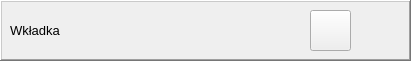
  <widget class="QFrame" name="frame_11">
   <property name="geometry">
    <rect>
     <x>10</x>
     <y>360</y>
     <width>411</width>
     <height>61</height>
    </rect>
   </property>
   <property name="frameShape">
    <enum>QFrame::WinPanel</enum>
   </property>
   <property name="frameShadow">
    <enum>QFrame::Raised</enum>
   </property>
   <widget class="QLabel" name="labelWkladka">
    <property name="geometry">
     <rect>
      <x>110</x>
      <y>10</y>
      <width>181</width>
      <height>41</height>
     </rect>
    </property>
    <property name="minimumSize">
     <size>
      <width>0</width>
      <height>31</height>
     </size>
    </property>
    <property name="font">
     <font>
      <family>MS Shell Dlg 2</family>
      <pointsize>10</pointsize>
      <weight>75</weight>
      <bold>true</bold>
     </font>
    </property>
    <property name="styleSheet">
     <string notr="true"/>
    </property>
    <property name="text">
     <string/>
    </property>
    <property name="scaledContents">
     <bool>true</bool>
    </property>
    <property name="alignment">
     <set>Qt::AlignLeading|Qt::AlignLeft|Qt::AlignVCenter</set>
    </property>
   </widget>
   <widget class="QPushButton" name="pushButton_19">
    <property name="geometry">
     <rect>
      <x>310</x>
      <y>10</y>
      <width>41</width>
      <height>41</height>
     </rect>
    </property>
    <property name="sizePolicy">
     <sizepolicy hsizetype="Fixed" vsizetype="Minimum">
      <horstretch>0</horstretch>
      <verstretch>0</verstretch>
     </sizepolicy>
    </property>
    <property name="font">
     <font>
      <pointsize>10</pointsize>
     </font>
    </property>
    <property name="text">
     <string/>
    </property>
    <property name="icon">
     <iconset resource="zasoby.qrc">
      <normaloff>:/zasoby/select.png</normaloff>:/zasoby/select.png</iconset>
    </property>
    <property name="iconSize">
     <size>
      <width>39</width>
      <height>39</height>
     </size>
    </property>
   </widget>
   <widget class="QLabel" name="label_15">
    <property name="geometry">
     <rect>
      <x>10</x>
      <y>10</y>
      <width>101</width>
      <height>41</height>
     </rect>
    </property>
    <property name="font">
     <font>
      <family>MS Shell Dlg 2</family>
      <pointsize>10</pointsize>
     </font>
    </property>
    <property name="text">
     <string>Wkładka</string>
    </property>
   </widget>
  </widget>
